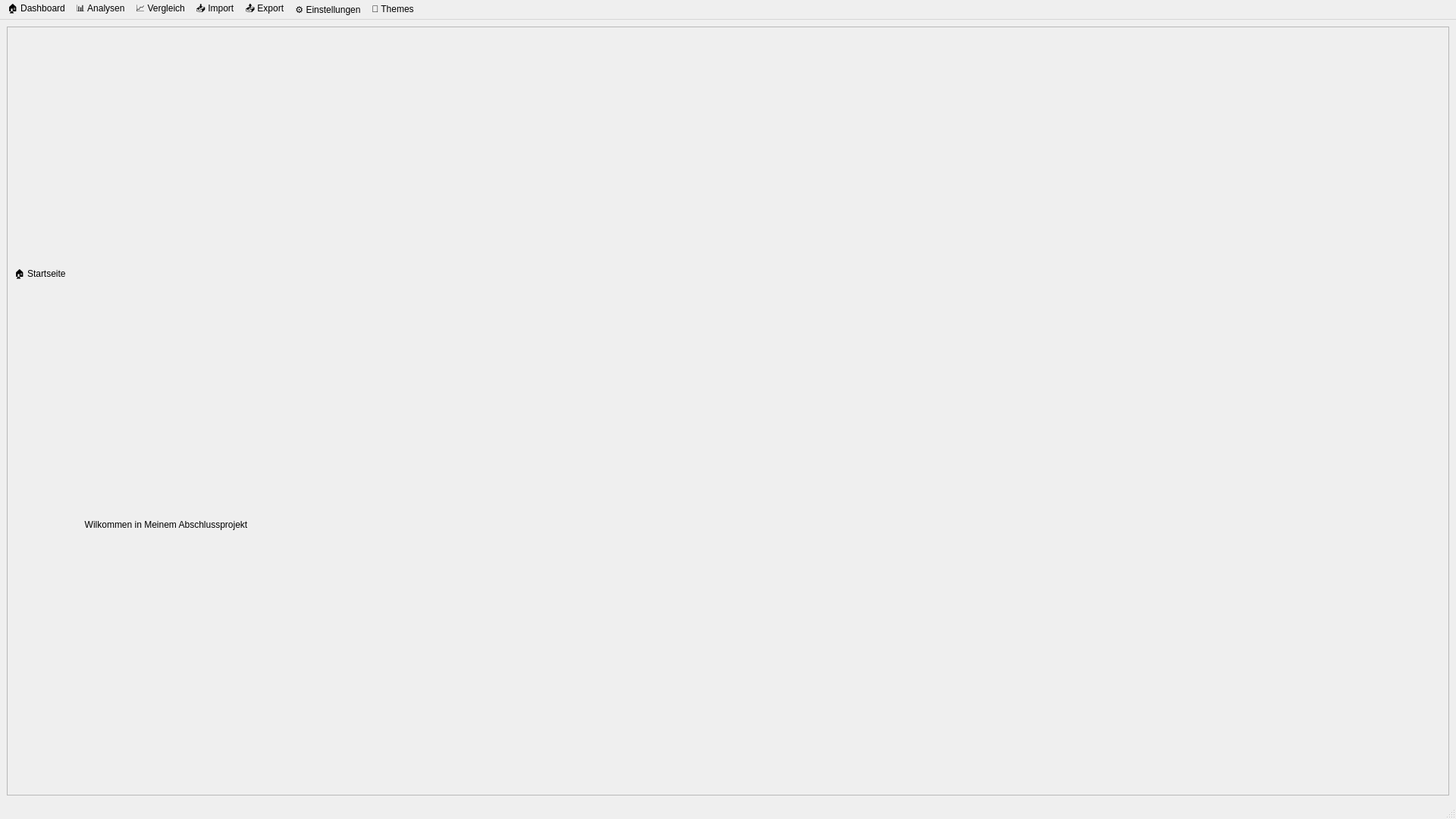
<?xml version="1.0" encoding="UTF-8"?>
<ui version="4.0">
 <class>MainWindow</class>
 <widget class="QMainWindow" name="MainWindow">
  <property name="geometry">
   <rect>
    <x>0</x>
    <y>0</y>
    <width>1920</width>
    <height>1080</height>
   </rect>
  </property>
  <property name="windowTitle">
   <string>MainWindow</string>
  </property>
  <widget class="QWidget" name="centralwidget">
   <layout class="QHBoxLayout" name="horizontalLayout">
    <item>
     <widget class="QFrame" name="mainContentFrame">
      <property name="sizePolicy">
       <sizepolicy hsizetype="Expanding" vsizetype="Expanding">
        <horstretch>0</horstretch>
        <verstretch>0</verstretch>
       </sizepolicy>
      </property>
      <property name="frameShape">
       <enum>QFrame::Shape::StyledPanel</enum>
      </property>
      <property name="frameShadow">
       <enum>QFrame::Shadow::Raised</enum>
      </property>
      <layout class="QGridLayout" name="gridLayout">
       <item row="2" column="0">
        <widget class="QLabel" name="mainContentLabel">
         <property name="sizePolicy">
          <sizepolicy hsizetype="Preferred" vsizetype="Fixed">
           <horstretch>0</horstretch>
           <verstretch>0</verstretch>
          </sizepolicy>
         </property>
         <property name="maximumSize">
          <size>
           <width>400</width>
           <height>50</height>
          </size>
         </property>
         <property name="text">
          <string>Wilkommen in Meinem Abschlussprojekt</string>
         </property>
         <property name="alignment">
          <set>Qt::AlignHCenter</set>
         </property>
        </widget>
       </item>
       <item row="1" column="0">
        <widget class="QLabel" name="breadcrumplabel">
         <property name="sizePolicy">
          <sizepolicy hsizetype="Expanding" vsizetype="Fixed">
           <horstretch>0</horstretch>
           <verstretch>0</verstretch>
          </sizepolicy>
         </property>
         <property name="minimumSize">
          <size>
           <width>30</width>
           <height>0</height>
          </size>
         </property>
         <property name="maximumSize">
          <size>
           <width>16777215</width>
           <height>30</height>
          </size>
         </property>
         <property name="text">
          <string>🏠 Startseite</string>
         </property>
        </widget>
       </item>
      </layout>
     </widget>
    </item>
   </layout>
  </widget>
  <widget class="QMenuBar" name="menubar">
   <property name="geometry">
    <rect>
     <x>0</x>
     <y>0</y>
     <width>1920</width>
     <height>24</height>
    </rect>
   </property>
   <widget class="QMenu" name="menu_Analysen">
    <property name="title">
     <string>📊 Analysen</string>
    </property>
   </widget>
   <widget class="QMenu" name="menu_Vergleich">
    <property name="title">
     <string>📈 Vergleich</string>
    </property>
   </widget>
   <widget class="QMenu" name="menu_Import">
    <property name="title">
     <string>📥 Import</string>
    </property>
   </widget>
   <widget class="QMenu" name="menu_Export">
    <property name="title">
     <string>📤 Export</string>
    </property>
   </widget>
   <widget class="QMenu" name="menu_Einstellungen">
    <property name="title">
     <string>⚙️ Einstellungen</string>
    </property>
   </widget>
   <widget class="QMenu" name="menu_Themes">
    <property name="title">
     <string>🎨 Themes</string>
    </property>
   </widget>
   <widget class="QMenu" name="menu_Dashboard">
    <property name="title">
     <string>🏠 Dashboard</string>
    </property>
   </widget>
   <addaction name="menu_Dashboard"/>
   <addaction name="menu_Analysen"/>
   <addaction name="menu_Vergleich"/>
   <addaction name="menu_Import"/>
   <addaction name="menu_Export"/>
   <addaction name="menu_Einstellungen"/>
   <addaction name="menu_Themes"/>
  </widget>
  <widget class="QStatusBar" name="statusbar"/>
 </widget>
 <resources/>
 <connections/>
</ui>
